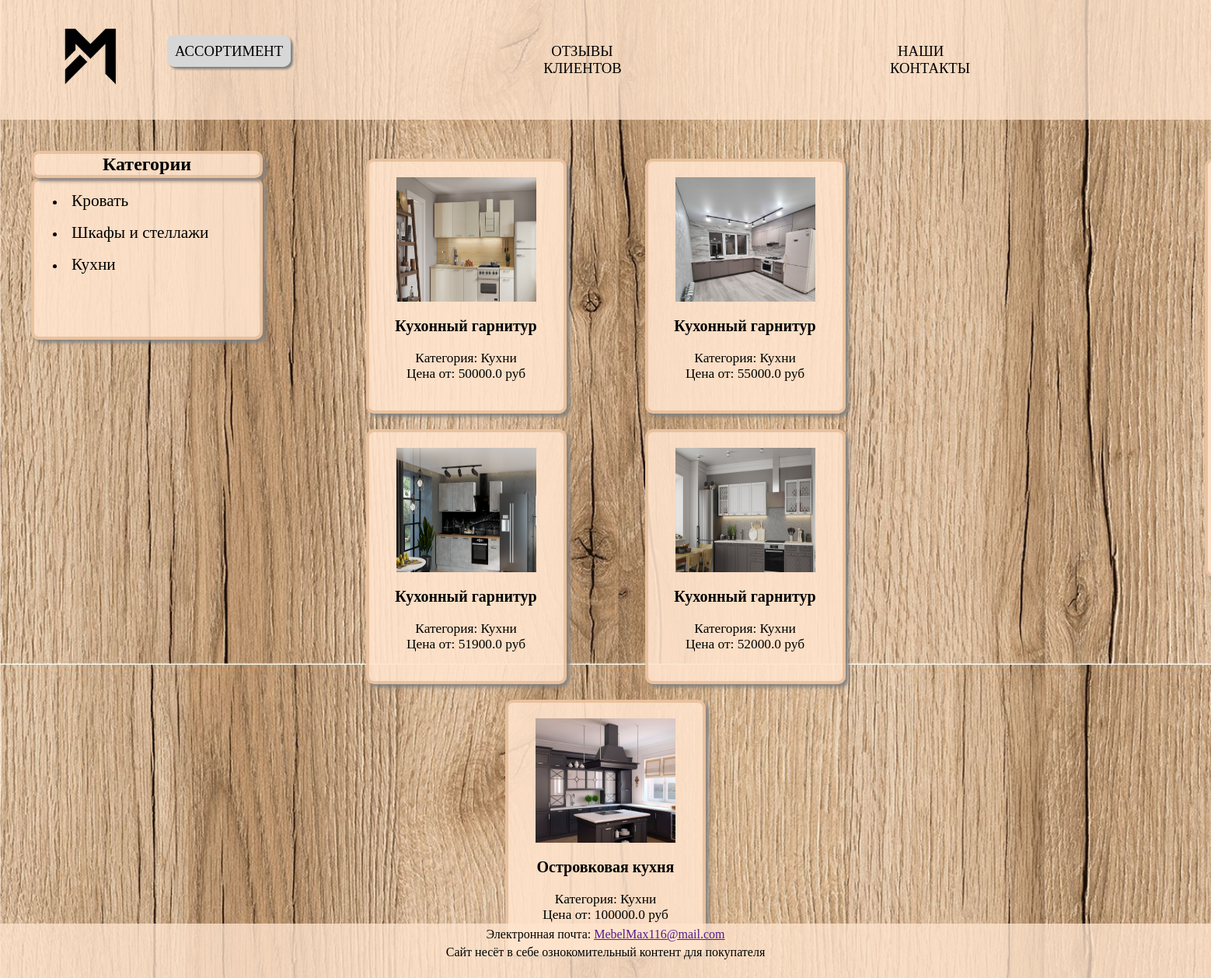
Screenshot of /category/3/ with the database file from the repository.
### mebel1/models.py (models this page shows, shortened)
class Category(models.Model):
    name = models.CharField(max_length=100)

class Card(models.Model):
    slug = models.SlugField(max_length = 200, unique = True, null = False, default ="")
    title = models.CharField('Название', max_length=60, null=False)
    image = models.ImageField('Картинка', upload_to='card_images/%Y-%m-%d/')
    price = models.FloatField('Цена')
    information = models.TextField('Информация', null = False, default ="")
    category = models.ForeignKey(Category, on_delete=models.CASCADE, null=True, blank=True)

### mebel1/views.py (the view)
# urls.py: path('category/<int:category_id>/', views.category_view, name='category'),
def category_view(request, category_id):
    goods = Card.objects.filter(category_id=category_id)
    categories = Category.objects.all()
    context = {
        'goods': goods,
        'categories': categories,
    }
    return render(request, 'sale.html', context)

### mebel1/templates/sale.html (shortened to what this page needs)
{% extends "base.html" %}
{% load static %}
{% block contents %}
</head>
    <link rel="stylesheet" type="text/css" href="{% static 'css/sale.css' %}" />
<head>
<body>
  <div class="menu-kat">
    <h2>Категории</h2>
    <ul class="kategori">
      {% for category in categories %}
          <li><a href="{% url 'category' category.id %}">{{ category.name }}</a></li>
      {% endfor %}
    </ul>
  </div>
<div class="catalog">
    {% for card in goods %}
      <a href="{% url 'product' card.slug %}" class="kartochkaA">
          <div class="kartochka">
              <div class="cr">
                  <div class="kartinkadiv">
                        <img class="kartinka" src="{{ card.image.url }}" alt="{{ card.title }}">
                  </div>
                  <h3>{{ card.title }}</h3>
                  <p>Категория: {{ card.category.name }}</p>
                  <p>Цена от: {{ card.price }} руб</p>
          </div>
        </div>
      </a>
    {% endfor %}
    </div>
    <div class="LDSP">
      <h2>Цвета ЛДСП</h2>
    </div>
</body>
{% endblock %}

### mebel1/static/css/style.css (style rules this page uses)
* { margin: 0; }
body { display: flex; flex-direction: column; min-height: 100vh; margin: 0; background-size: cover; background-position: center; }

### mebel1/static/css/sale.css (style rules this page uses)
* { margin: 0; }
.kartochkaA { margin: 10px auto; text-decoration: none; color: black; text-align: center; }
.kartochka { height: 320px; width: 250px; background-color: rgba(255, 228, 205, 0.90); justify-content: center; border-radius: 10px; box-shadow: 4px 4px 4px rgba(128, 128, 128, 0.9); background-color: rgba(255, 228, 205, 0.90); border: 4px solid rgba(228, 185, 147, 0.76); }
.kartinka { width: 200px; height: 200px; }
.kartinkadiv { margin: 10px; width: 180px; height: 160px; overflow: hidden; padding-left: 25px; padding-top: 10px; }
.catalog { position: absolute; display: flex; padding: 20px; margin: 20px 400px; flex-wrap: wrap; }
.cr h3 { margin: 20px; font-size: 15pt; }
.cr p { font-size: 13pt; }
.menu-kat { position: absolute; margin-left: 40px; }
.kategori { width: 250px; height: 200px; border-radius: 10px; box-shadow: 4px 4px 4px rgba(128, 128, 128, 0.9); background-color: rgba(255, 228, 205, 0.90); border: 4px solid rgba(228, 185, 147, 0.76); }
.menu-kat h2 { position: relative; background-color: rgba(255, 228, 205, 0.90); border-radius: 10px; text-align: center; box-shadow: 4px 4px 4px rgba(128, 128, 128, 0.9); margin-top: 40px; border: 4px solid rgba(228, 185, 147, 0.76); }
.kategori li { text-align: left; padding: 3px; margin-top: 10px; }
.kategori li a { font-family:'Times New Roman', Times, serif; text-decoration: none; font-size: 16pt; padding: 5px; color: black; }
.LDSP { position: fixed; width: 250px; height: 530px; margin-top: 50px; margin-left: 1550px; border-radius: 10px; background-color: rgba(255, 228, 205, 0.90); box-shadow: 4px 4px 4px rgba(128, 128, 128, 0.9); border: 4px solid rgba(228, 185, 147, 0.76); }
.LDSP h2 { position: relative; text-align: center; border-radius: 10px; margin-top: 10px; }

### rows the page displays
Category: name "Кровать"
Category: name "Шкафы и стеллажи"
Category: name "Кухни"
Card: image (picture), title "Кухонный гарнитур", category.name "Кухни", price "50000.0"
Card: image (picture), title "Кухонный гарнитур", category.name "Кухни", price "55000.0"
Card: image (picture), title "Кухонный гарнитур", category.name "Кухни", price "51900.0"
Card: image (picture), title "Кухонный гарнитур", category.name "Кухни", price "52000.0"
Card: image (picture), title "Островковая кухня", category.name "Кухни", price "100000.0"
